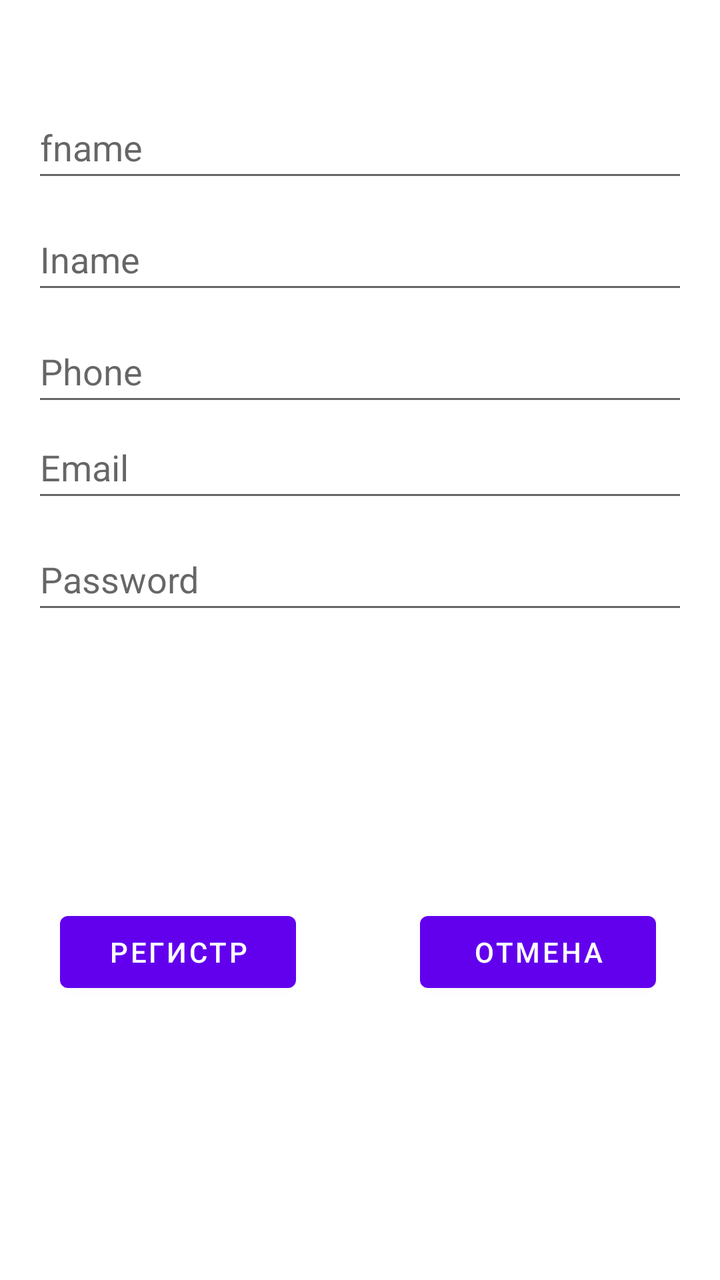
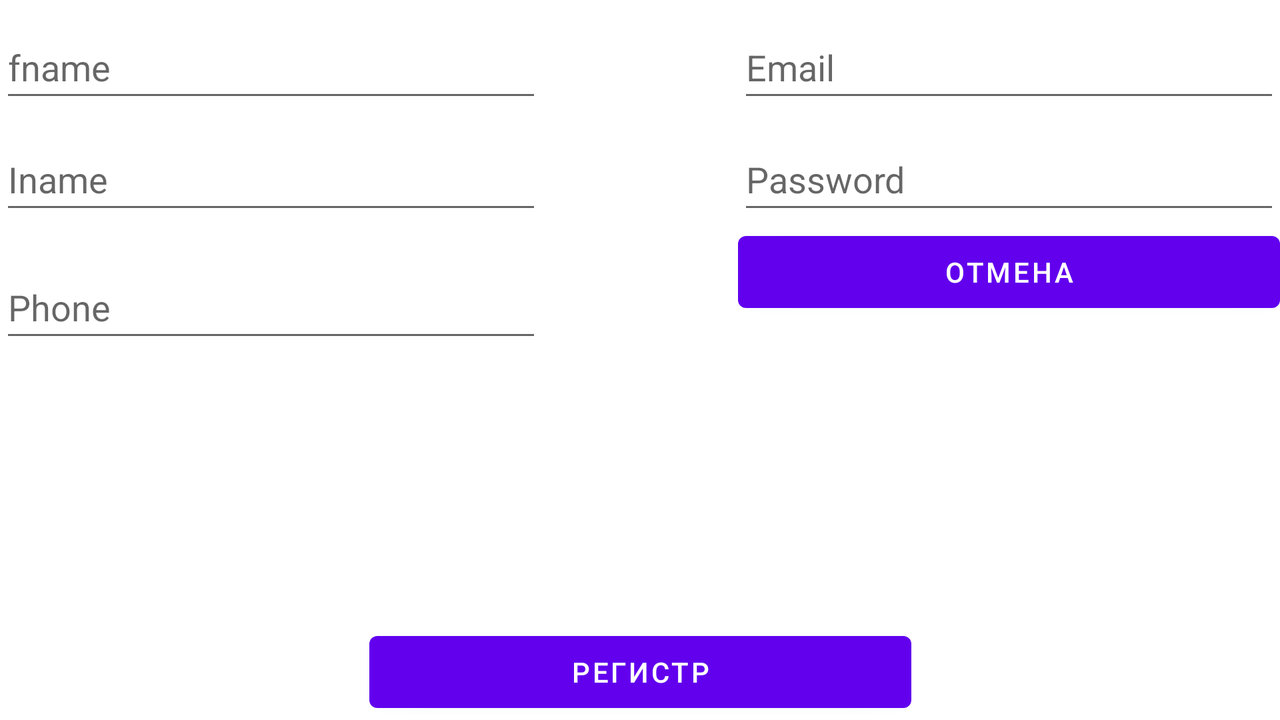

The same Android screen from two of the app's own layout files: first res/layout/ as a phone draws it, then the repository's variant for another configuration, drawn on a device whose configuration selects that folder. Both files follow.
<!-- AndroidManifest.xml: application theme Theme.MVPExample2 -->
<!-- res/layout/fragment_register.xml -->
<?xml version="1.0" encoding="utf-8"?>
<androidx.constraintlayout.widget.ConstraintLayout xmlns:android="http://schemas.android.com/apk/res/android"
    xmlns:app="http://schemas.android.com/apk/res-auto"
    xmlns:tools="http://schemas.android.com/tools"
    android:layout_width="match_parent"
    android:layout_height="match_parent"
    tools:context=".presention.register.RegisterFragment">


    <EditText
        android:id="@+id/etFname"
        android:layout_width="0dp"
        android:layout_height="wrap_content"
        android:layout_marginStart="16dp"
        android:layout_marginTop="48dp"
        android:layout_marginEnd="16dp"
        android:ems="10"
        android:hint="fname"
        android:inputType="textPersonName"
        android:minHeight="48dp"
        app:layout_constraintEnd_toEndOf="parent"
        app:layout_constraintHorizontal_bias="0.479"
        app:layout_constraintStart_toStartOf="parent"
        app:layout_constraintTop_toTopOf="parent"
        tools:ignore="SpeakableTextPresentCheck" />

    <EditText
        android:id="@+id/etlname"
        android:layout_width="0dp"
        android:layout_height="wrap_content"
        android:layout_marginStart="16dp"
        android:layout_marginTop="8dp"
        android:layout_marginEnd="16dp"
        android:ems="10"
        android:hint="Iname"
        android:inputType="textPersonName"
        android:minHeight="48dp"
        app:layout_constraintEnd_toEndOf="parent"
        app:layout_constraintHorizontal_bias="0.477"
        app:layout_constraintStart_toStartOf="parent"
        app:layout_constraintTop_toBottomOf="@+id/etFname"
        tools:ignore="SpeakableTextPresentCheck" />

    <EditText
        android:id="@+id/etPhone"
        android:layout_width="0dp"
        android:layout_height="wrap_content"
        android:layout_marginStart="16dp"
        android:layout_marginTop="8dp"
        android:layout_marginEnd="16dp"
        android:ems="10"
        android:hint="Phone"
        android:inputType="phone"
        android:minHeight="48dp"
        app:layout_constraintEnd_toEndOf="parent"
        app:layout_constraintHorizontal_bias="0.477"
        app:layout_constraintStart_toStartOf="parent"
        app:layout_constraintTop_toBottomOf="@+id/etlname"
        tools:ignore="SpeakableTextPresentCheck" />

    <EditText
        android:id="@+id/etPassword"
        android:layout_width="0dp"
        android:layout_height="wrap_content"
        android:layout_marginStart="16dp"
        android:layout_marginTop="8dp"
        android:layout_marginEnd="16dp"
        android:ems="10"
        android:hint="Password"
        android:inputType="textPassword"
        android:minHeight="48dp"
        app:layout_constraintEnd_toEndOf="parent"
        app:layout_constraintHorizontal_bias="0.477"
        app:layout_constraintStart_toStartOf="parent"
        app:layout_constraintTop_toBottomOf="@+id/etEmailAddress"
        tools:ignore="SpeakableTextPresentCheck" />

    <EditText
        android:id="@+id/etEmailAddress"
        android:layout_width="0dp"
        android:layout_height="wrap_content"

        android:hint="Email"

        android:inputType="textEmailAddress"
        android:minHeight="48dp"
        app:layout_constraintEnd_toEndOf="@+id/etPhone"
        app:layout_constraintStart_toStartOf="@+id/etPhone"
        app:layout_constraintTop_toBottomOf="@+id/etPhone"
        tools:ignore="SpeakableTextPresentCheck" />

    <Button
        android:id="@+id/btRegin"
        android:layout_width="0dp"
        android:layout_height="wrap_content"
        android:layout_marginStart="30dp"
        android:layout_marginEnd="32dp"
        android:text="Регистр"
        app:layout_constraintBottom_toBottomOf="parent"
        app:layout_constraintEnd_toStartOf="@+id/btClose"
        app:layout_constraintStart_toStartOf="parent"
        app:layout_constraintTop_toBottomOf="@+id/etPassword" />

    <Button
        android:id="@+id/btClose"
        android:layout_width="0dp"
        android:layout_height="wrap_content"
        android:layout_marginStart="30dp"
        android:layout_marginEnd="32dp"
        android:text="Отмена"
        app:layout_constraintBottom_toBottomOf="parent"
        app:layout_constraintEnd_toEndOf="parent"
        app:layout_constraintStart_toEndOf="@+id/btRegin"
        app:layout_constraintTop_toBottomOf="@+id/etPassword" />
</androidx.constraintlayout.widget.ConstraintLayout>
<!-- resources referenced by this layout -->
<resources>
  <style name="Theme.MVPExample2" parent="Theme.MaterialComponents.DayNight.DarkActionBar">
          
          <item name="colorPrimary">@color/purple_500</item>
          <item name="colorPrimaryVariant">@color/purple_700</item>
          <item name="colorOnPrimary">@color/white</item>
          
          <item name="colorSecondary">@color/teal_200</item>
          <item name="colorSecondaryVariant">@color/teal_700</item>
          <item name="colorOnSecondary">@color/black</item>
          
          <item name="android:statusBarColor" tools:targetApi="l">?attr/colorPrimaryVariant</item>
          
      </style>
</resources>
<!-- res/layout-land/fragment_register.xml (the repository's variant of the layout above) -->
<!-- drawn on the phone turned sideways -->
<?xml version="1.0" encoding="utf-8"?>
<androidx.constraintlayout.widget.ConstraintLayout xmlns:android="http://schemas.android.com/apk/res/android"
    xmlns:app="http://schemas.android.com/apk/res-auto"
    xmlns:tools="http://schemas.android.com/tools"
    android:layout_width="match_parent"
    android:layout_height="match_parent"
    tools:context=".presention.register.RegisterFragment">


    <EditText
        android:id="@+id/etEmailAddress"
        android:layout_width="271dp"
        android:layout_height="wrap_content"

        android:layout_marginTop="8dp"
        android:hint="Email"
        android:inputType="textEmailAddress"
        android:minHeight="48dp"
        app:layout_constraintEnd_toEndOf="parent"
        app:layout_constraintTop_toTopOf="parent"
        tools:ignore="SpeakableTextPresentCheck" />

    <EditText
        android:id="@+id/etlname"
        android:layout_width="271dp"
        android:layout_height="0dp"
        android:layout_marginTop="8dp"
        android:ems="10"
        android:hint="Iname"
        android:inputType="textPersonName"
        android:minHeight="48dp"
        app:layout_constraintEnd_toEndOf="@+id/etFname"
        app:layout_constraintStart_toStartOf="@+id/etFname"
        app:layout_constraintTop_toBottomOf="@+id/etFname"
        tools:ignore="SpeakableTextPresentCheck" />

    <EditText
        android:id="@+id/etPhone"
        android:layout_width="271dp"
        android:layout_height="wrap_content"
        android:layout_marginTop="16dp"
        android:ems="10"
        android:hint="Phone"
        android:inputType="phone"
        android:minHeight="48dp"
        app:layout_constraintStart_toStartOf="@+id/etlname"
        app:layout_constraintTop_toBottomOf="@+id/etlname"
        tools:ignore="SpeakableTextPresentCheck" />

    <EditText
        android:id="@+id/etPassword"
        android:layout_width="271dp"
        android:layout_height="wrap_content"
        android:layout_marginTop="8dp"
        android:ems="10"
        android:hint="Password"
        android:inputType="textPassword"
        android:minHeight="48dp"
        app:layout_constraintEnd_toEndOf="parent"
        app:layout_constraintStart_toStartOf="@+id/etEmailAddress"
        app:layout_constraintTop_toBottomOf="@+id/etEmailAddress"
        tools:ignore="SpeakableTextPresentCheck" />

    <EditText
        android:id="@+id/etFname"
        android:layout_width="271dp"
        android:layout_height="wrap_content"
        android:layout_marginTop="8dp"
        android:ems="10"
        android:hint="fname"
        android:inputType="textPersonName"
        android:minHeight="48dp"
        app:layout_constraintStart_toStartOf="parent"
        app:layout_constraintTop_toTopOf="parent"
        tools:ignore="SpeakableTextPresentCheck" />

    <Button
        android:id="@+id/btRegin"
        android:layout_width="271dp"
        android:layout_height="wrap_content"
        android:text="Регистр"
        app:layout_constraintBottom_toBottomOf="parent"
        app:layout_constraintEnd_toEndOf="parent"
        app:layout_constraintStart_toStartOf="parent" />

    <Button
        android:id="@+id/btClose"
        android:layout_width="271dp"
        android:layout_height="wrap_content"
        android:text="Отмена"
        app:layout_constraintEnd_toEndOf="@+id/etPassword"
        app:layout_constraintTop_toBottomOf="@+id/etPassword" />
</androidx.constraintlayout.widget.ConstraintLayout>
